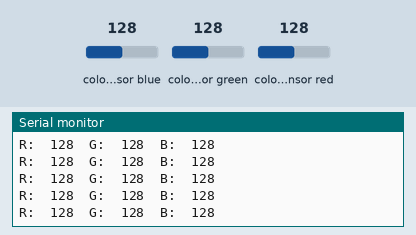
Recording of a sketch running on a simulated Arduino Uno, built with avr-gcc and run on an emulated ATmega328P. Shown: the last lines printed to the serial monitor. The inputs (shaded band) are chosen by the test bench; at power-on: colour sensor blue 128, colour sensor green 128, colour sensor red 128.

Above: at 1.2 s.
1.3 s: colour sensor blue set to 5
At 1.44 s:
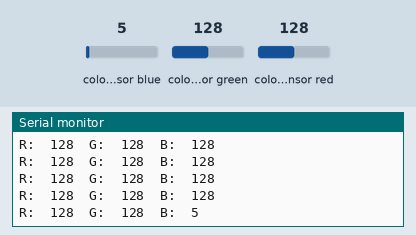
2.8 s: colour sensor green set to 5
At 2.88 s:
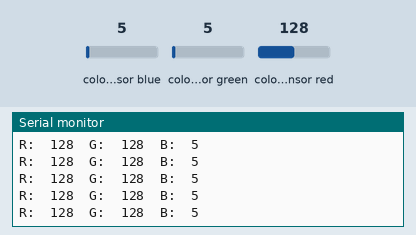
4.3 s: colour sensor red set to 5
At 4.32 s:
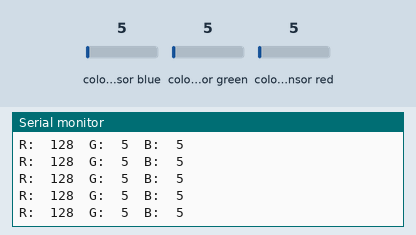

The sketch:

old_code.ino
```cpp
// Test
// Copy and pasted example code

#include <Wire.h>
#include "Adafruit_TCS34725.h"

/*
// Pick analog outputs, for the UNO these three work well
// use ~560  ohm resistor between Red & Blue, ~1K for green (its brighter)
#define redpin 3
#define greenpin 5
#define bluepin 6
// for a common anode LED, connect the common pin to +5V
// for common cathode, connect the common to ground

// set to false if using a common cathode LED
#define commonAnode true
*/

// Mammraj, test the colors of each light and add values here
// Right now, pure red, green, and blue are here as placeholders
byte signalcolors[][3] = {
  {210, 25, 39},
  {255, 0, 0},
  {0, 255, 0},
  {0, 0, 255}
};

// our RGB -> eye-recognized gamma color
byte gammatable[256];


Adafruit_TCS34725 tcs = Adafruit_TCS34725(TCS34725_INTEGRATIONTIME_50MS, TCS34725_GAIN_4X);

void checksignals(float colors[3]) {
  int tolerance = 5;

  for(int i = 0; i < sizeof(signalcolors) / sizeof(signalcolors[0]); i++){
    // messy nested if statements here to check if each RGB value is within an acceptable range
    // tolerance arbitrarily set to +-5 around the "nominal" color value
    if(colors[0] > signalcolors[i][0] - tolerance && colors[0] < signalcolors[i][0] + tolerance){
      if(colors[1] > signalcolors[i][1] - tolerance && colors[1] < signalcolors[i][1] + tolerance){
        if(colors[2] > signalcolors[i][2] - tolerance && colors[2] < signalcolors[i][2] + tolerance){
          Serial.println("Tandem Mobi light signal detected!");
        }
      }
    }
  }
}


void setup() {
  Serial.begin(9600);
  //Serial.println("Creative Caretakers' Glucose Monitor to Audio Warning System (Come up with a better name later!!!)");

  if (tcs.begin()) {
    Serial.println("Found sensor");
  } else {
    Serial.println("No TCS34725 found ... check your connections");
    while (1)
      ;  // halt!
  }


  /*
  // use these three pins to drive an LED
  pinMode(redpin, OUTPUT);
  pinMode(greenpin, OUTPUT);
  pinMode(bluepin, OUTPUT);

  // thanks PhilB for this gamma table!
  // it helps convert RGB colors to what humans see
  for (int i=0; i<256; i++) {
    float x = i;
    x /= 255;
    x = pow(x, 2.5);
    x *= 255;

    if (commonAnode) {
      gammatable[i] = 255 - x;
    } else {
      gammatable[i] = x;
    }
    //Serial.println(gammatable[i]);
  }*/
}


void loop() {
  float colors[3];

  tcs.setInterrupt(false);  // turn on LED

  delay(60);  // takes 50ms to read

  tcs.getRGB(&colors[0], &colors[1], &colors[2]);

  tcs.setInterrupt(true);  // turn off LED DOES NOT WORK!!!!

  Serial.print("R:\t");
  Serial.print(int(colors[0]));
  Serial.print("\tG:\t");
  Serial.print(int(colors[1]));
  Serial.print("\tB:\t");
  Serial.print(int(colors[2]));

  //  Serial.print("\t");
  //  Serial.print((int)red, HEX); Serial.print((int)green, HEX); Serial.print((int)blue, HEX);
  Serial.print("\n");

  checksignals(colors);


  /*
  analogWrite(redpin, gammatable[(int)red]);
  analogWrite(greenpin, gammatable[(int)green]);
  analogWrite(bluepin, gammatable[(int)blue]);
*/
}
```

Measured:
- after the input at 1.3 s, the serial monitor: prints a new line at once (image 1)
